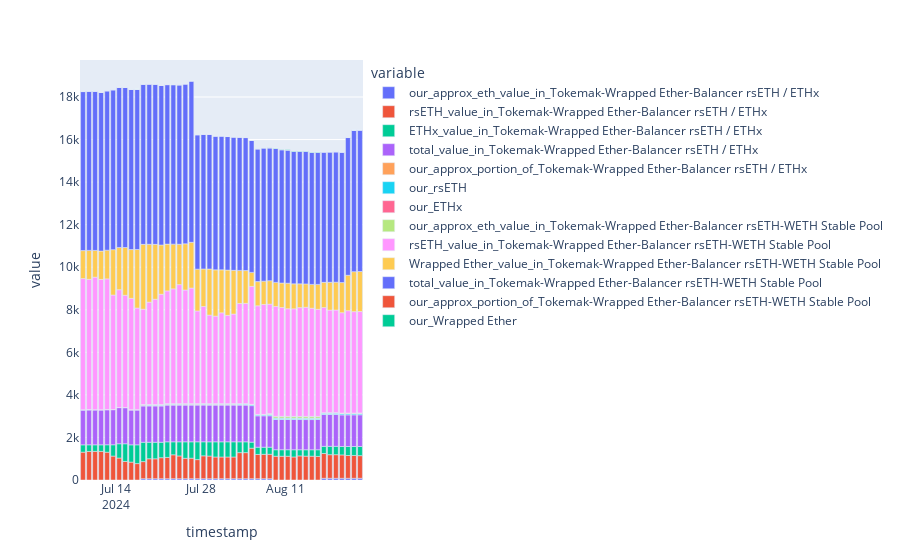

The cell this chart's notebook holds for it:
### Code cell
px.bar(df[df.columns[1:]]) # add percent ownership
